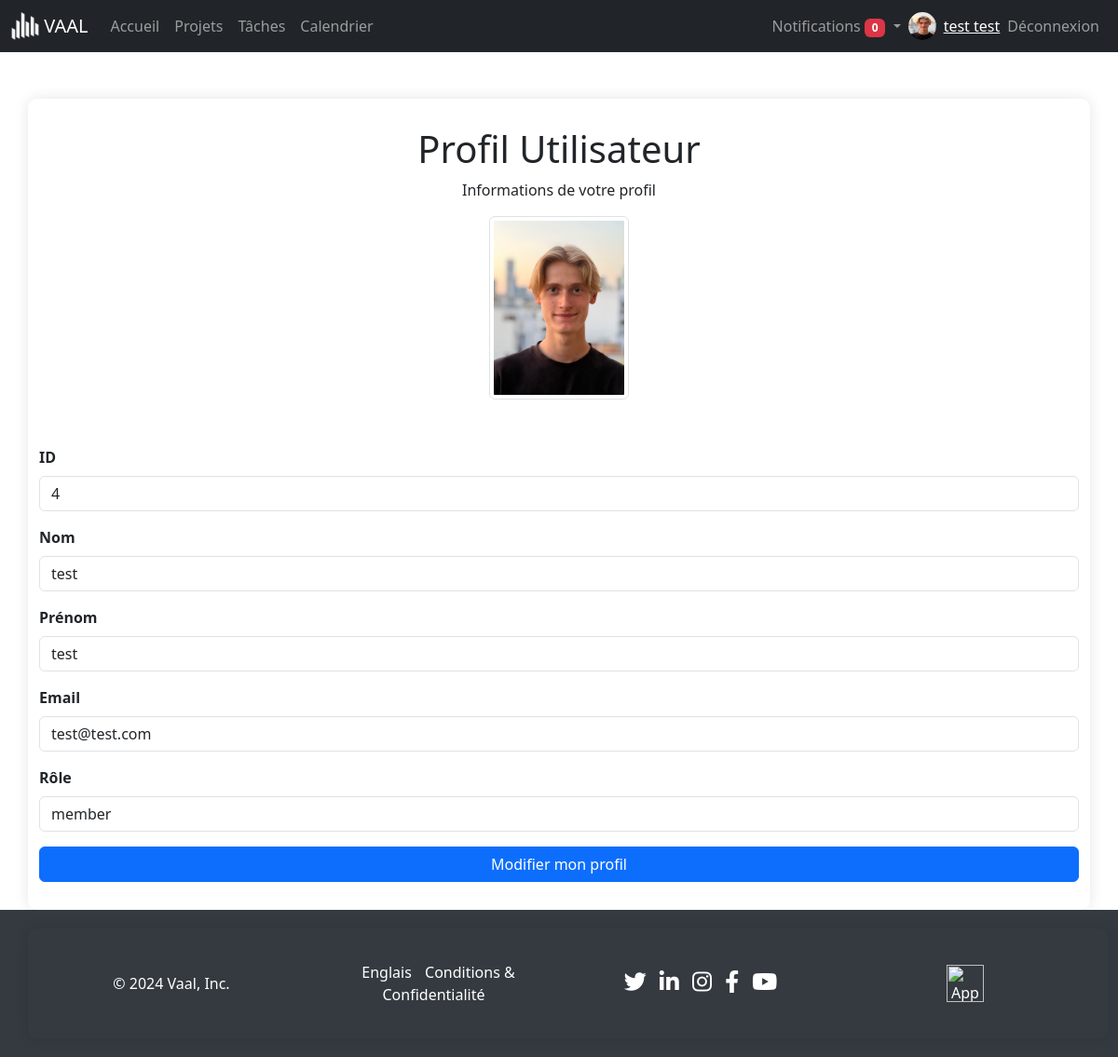
Page /views/auth/profile.php (signed in) on the committed database.
### tables this page shows
CREATE TABLE `users` (
  `id` int(11) NOT NULL,
  `profile` varchar(255) NOT NULL,
  `nom` varchar(50) NOT NULL,
  `prenom` varchar(255) NOT NULL,
  `email` varchar(100) NOT NULL,
  `password` varchar(255) NOT NULL,
  `role` enum('member','manager','admin') DEFAULT 'member',
  `activation` enum('oui','non') NOT NULL DEFAULT 'non'
);

### views/auth/profile.php (the view, shortened to what this page needs)
<?php
include '../../includes/connect.php';
include '../../includes/navbar.php';
$user_id = $_SESSION['user_id'];
$stmt = $pdo->prepare("SELECT id, nom, prenom, email, role, profile FROM Users WHERE id = ?");
$stmt->execute([$user_id]);
$user = $stmt->fetch();
?>
<!DOCTYPE html>
<html lang="fr">
<head>
    <link href="https://cdn.jsdelivr.net/npm/bootstrap@5.3.3/dist/css/bootstrap.min.css" rel="stylesheet">
</head>
<body>
<div class="container">
    <div class="profile-header">
        <h1>Profil Utilisateur</h1>
        <p>Informations de votre profil</p>
        <?php if ($user['profile']): ?>
            <img src="../../<?php echo htmlspecialchars($user['profile']); ?>" alt="Profile Image" class="profile-photo img-thumbnail">
        <?php else: ?>
            <img src="../../assets/images/default-profile.png" alt="Profile Image" class="profile-photo img-thumbnail">
        <?php endif; ?>
    </div>
    <div class="mb-3">
        <label class="form-label">ID</label>
        <p class="form-control"><?php echo htmlspecialchars($user['id']); ?></p>
    </div>
    <div class="mb-3">
        <label class="form-label">Nom</label>
        <p class="form-control"><?php echo htmlspecialchars($user['nom']); ?></p>
    </div>
    <div class="mb-3">
        <label class="form-label">Prénom</label>
        <p class="form-control"><?php echo htmlspecialchars($user['prenom']); ?></p>
    </div>
    <div class="mb-3">
        <label class="form-label">Email</label>
        <p class="form-control"><?php echo htmlspecialchars($user['email']); ?></p>
    </div>
    <div class="mb-3">
        <label class="form-label">Rôle</label>
        <p class="form-control"><?php echo htmlspecialchars($user['role']); ?></p>
    </div>
    <a href="profiledit.php" class="btn btn-primary w-100">Modifier mon profil</a>
</div>
<?php include_once '../../includes/footer.php'; ?>
</body>
</html>

### includes/navbar.php (shortened to what this page needs)
<?php
include $_SERVER['DOCUMENT_ROOT'].'/Project-Management-App/includes/connect.php';
$user_id = $_SESSION['user_id'];
$stmt = $pdo->prepare("SELECT * FROM users WHERE id = ?");
$stmt->execute([$user_id]);
$user = $stmt->fetch(PDO::FETCH_ASSOC);
$notificationsStmt = $pdo->prepare("SELECT * FROM notifications WHERE user_id = ? AND is_read = 0 ORDER BY created_at DESC");
$notificationsStmt->execute([$user_id]);
$notifications = $notificationsStmt->fetchAll();
$notificationCount = count($notifications);
$user_name = htmlspecialchars($user['nom'] . ' ' . $user['prenom']);
$profile_image = !empty($user['profile']) ? $user['profile'] : 'assets/images/default-profile.png';
?>
<nav class="navbar navbar-expand-lg navbar-dark bg-dark">
    <div class="container-fluid">
        <a class="navbar-brand" href="/Project-Management-App/index.php">
            <img src="/Project-Management-App/assets/images/logo_white.png" alt="Logo" width="30" height="30" class="d-inline-block align-top">
            VAAL
        </a>
        <div class="collapse navbar-collapse" id="navbarNav">
            <ul class="navbar-nav me-auto mb-2 mb-lg-0">
                <li class="nav-item">
                    <a class="nav-link" href="/Project-Management-App/dashboard.php">Accueil</a>
                </li>
                <li class="nav-item">
                    <a class="nav-link" href="/Project-Management-App/views/projects/view.php">Projets</a>
                </li>
                <li class="nav-item">
                    <a class="nav-link" href="/Project-Management-App/views/tasks/view.php">Tâches</a>
                </li>
                <li class="nav-item">
                    <a class="nav-link" href="/Project-Management-App/views/calendar/view.php">Calendrier</a>
                </li>
            </ul>
            <ul class="navbar-nav ms-auto mb-2 mb-lg-0 align-items-center">
                <li class="nav-item dropdown">
                    <a class="nav-link dropdown-toggle" href="#" id="notificationsDropdown" role="button" data-bs-toggle="dropdown" aria-expanded="false">
                        Notifications <span class="badge bg-danger"><?php echo $notificationCount; ?></span>
                    </a>
                </li>
                <li class="nav-item d-flex align-items-center">
                    <img src="/Project-Management-App/<?php echo htmlspecialchars($profile_image); ?>" alt="Profile Image" width="30" height="30" class="rounded-circle me-2">
                    <span class="navbar-text">
                        <a href="/Project-Management-App/views/auth/profile.php"><?php echo $user_name; ?></a>
                    </span>
                </li>
                <li class="nav-item">
                    <a class="nav-link" href="/Project-Management-App/includes/logout.php">Déconnexion</a>
                </li>
            </ul>
        </div>
    </div>
</nav>

### views/auth/profile.php (style rules this page uses)
.container { max-width: 600px; margin-top: 50px; padding: 30px; border-radius: 10px; box-shadow: 0 0 15px rgba(0, 0, 0, 0.1); }
.profile-header { text-align: center; margin-bottom: 30px; }
.profile-photo { border-radius: 50%; width: 150px; height: 150px; object-fit: cover; margin-bottom: 20px; }
.form-label { font-weight: bold; }
.btn-primary { background-color: #007bff; border-color: #007bff; }

### includes/footer.php (style rules this page uses)
body { display: flex; flex-direction: column; min-height: 100vh; margin: 0; }

### rows in the picture
users: profile (picture), user_name "test test", id "4", nom "test", prenom "test", email "test@test.com", role "member"

### other values in the picture
$notificationCount "0"
